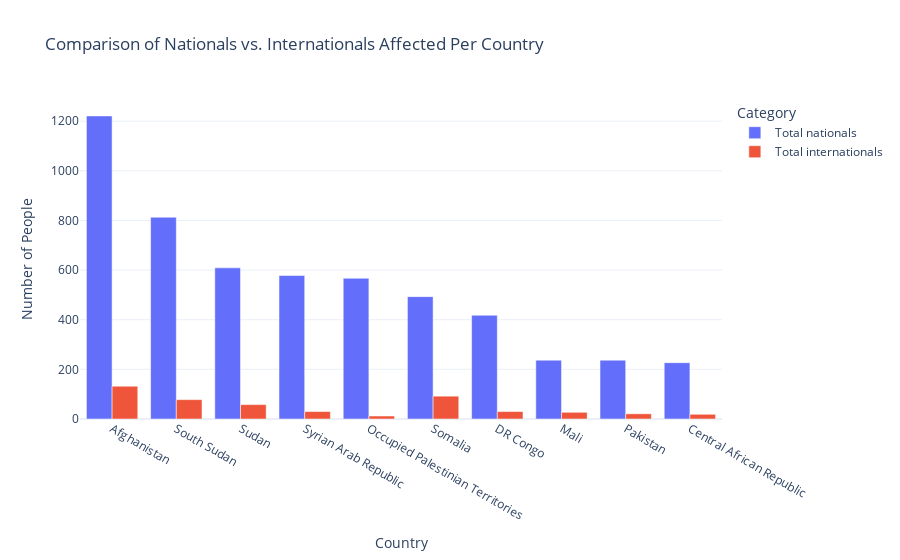

Notebook cell for this chart:
### Markdown cell above
### Country

### Code cell
import pandas as pd
import plotly.express as px
# Grouping by Country to sum Total Nationals and Total Internationals affected
df_comparison = df1.groupby("Country")[["Total nationals", "Total internationals"]].sum().reset_index()

# Sorting to get the top 10 most affected countries for visibility
df_top10 = df_comparison.nlargest(10, "Total nationals")

# Bar plot for comparison
fig = px.bar(df_top10, x="Country", 
             y=["Total nationals", "Total internationals"], 
             barmode="group",  # Groups bars side-by-side for comparison
             title="Comparison of Nationals vs. Internationals Affected Per Country",
             labels={"value": "Number of People", "variable": "Category"},
             template="plotly_white")

fig.update_layout(xaxis_title="Country", 
                  yaxis_title="Number of People",
                  legend_title="Category")

fig.show()

### Figure 1 — Plotly figure (JSON) as saved in the notebook; plotly's stock layout.template omitted (floating-point values rounded to 4 significant figures)
{"data": [{"alignmentgroup": "True", "hovertemplate": "Category=Total nationals<br>Country=%{x}<br>Number of People=%{y}<extra></extra>", "legendgroup": "Total nationals", "marker": {"color": "#636efa", "pattern": {"shape": ""}}, "name": "Total nationals", "offsetgroup": "Total nationals", "orientation": "v", "showlegend": true, "textposition": "auto", "type": "bar", "x": ["Afghanistan", "South Sudan", "Sudan", "Syrian Arab Republic", "Occupied Palestinian Territories", "Somalia", "DR Congo", "Mali", "Pakistan", "Central African Republic"], "xaxis": "x", "y": [1221, 813, 609, 578, 567, 493, 418, 237, 237, 227], "yaxis": "y"}, {"alignmentgroup": "True", "hovertemplate": "Category=Total internationals<br>Country=%{x}<br>Number of People=%{y}<extra></extra>", "legendgroup": "Total internationals", "marker": {"color": "#EF553B", "pattern": {"shape": ""}}, "name": "Total internationals", "offsetgroup": "Total internationals", "orientation": "v", "showlegend": true, "textposition": "auto", "type": "bar", "x": ["Afghanistan", "South Sudan", "Sudan", "Syrian Arab Republic", "Occupied Palestinian Territories", "Somalia", "DR Congo", "Mali", "Pakistan", "Central African Republic"], "xaxis": "x", "y": [132, 78, 58, 30, 12, 92, 30, 27, 21, 19], "yaxis": "y"}], "layout": {"barmode": "group", "legend": {"title": {"text": "Category"}, "tracegroupgap": 0}, "title": {"text": "Comparison of Nationals vs. Internationals Affected Per Country"}, "xaxis": {"anchor": "y", "domain": [0, 1], "title": {"text": "Country"}}, "yaxis": {"anchor": "x", "domain": [0, 1], "title": {"text": "Number of People"}}}}
